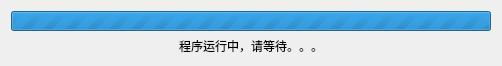
<?xml version="1.0" encoding="UTF-8"?>
<ui version="4.0">
 <class>WaitWindow</class>
 <widget class="QDialog" name="WaitWindow">
  <property name="geometry">
   <rect>
    <x>0</x>
    <y>0</y>
    <width>498</width>
    <height>56</height>
   </rect>
  </property>
  <property name="windowTitle">
   <string/>
  </property>
  <property name="layoutDirection">
   <enum>Qt::LeftToRight</enum>
  </property>
  <property name="modal">
   <bool>false</bool>
  </property>
  <layout class="QVBoxLayout" name="verticalLayout">
   <item>
    <widget class="QProgressBar" name="progressBar">
     <property name="minimumSize">
      <size>
       <width>480</width>
       <height>20</height>
      </size>
     </property>
     <property name="maximumSize">
      <size>
       <width>480</width>
       <height>20</height>
      </size>
     </property>
     <property name="maximum">
      <number>0</number>
     </property>
     <property name="value">
      <number>-1</number>
     </property>
     <property name="alignment">
      <set>Qt::AlignLeading|Qt::AlignLeft|Qt::AlignVCenter</set>
     </property>
     <property name="textVisible">
      <bool>false</bool>
     </property>
    </widget>
   </item>
   <item>
    <widget class="QLabel" name="label">
     <property name="sizePolicy">
      <sizepolicy hsizetype="Minimum" vsizetype="Preferred">
       <horstretch>0</horstretch>
       <verstretch>0</verstretch>
      </sizepolicy>
     </property>
     <property name="text">
      <string>程序运行中，请等待。。。</string>
     </property>
     <property name="alignment">
      <set>Qt::AlignCenter</set>
     </property>
    </widget>
   </item>
  </layout>
 </widget>
 <resources/>
 <connections/>
</ui>
